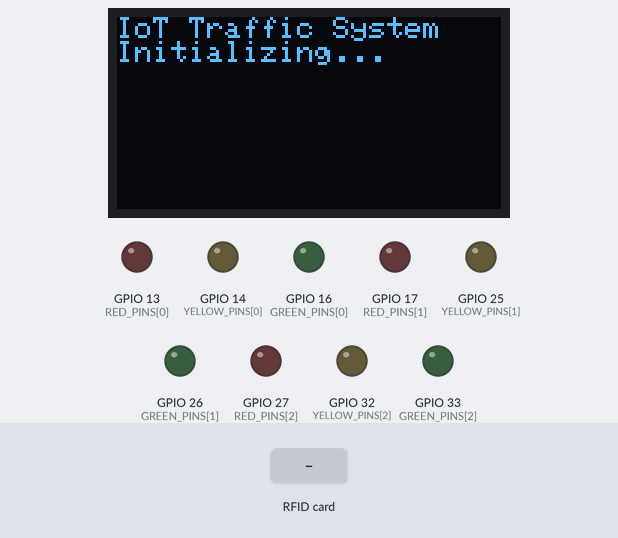
The sketch below on a simulated ESP32. Shown: 128×64 one-colour display, output pins drawn as LEDs (lit = HIGH). Wiring (inferred from the names in the program): 3 × IR receiver: data GPIO 34 / data GPIO 35 / data GPIO 39. The test bench sets the inputs (shaded band). What the sketch prints to the serial monitor is not drawn.

Above: at 1.1 s.
At 6.3 s:
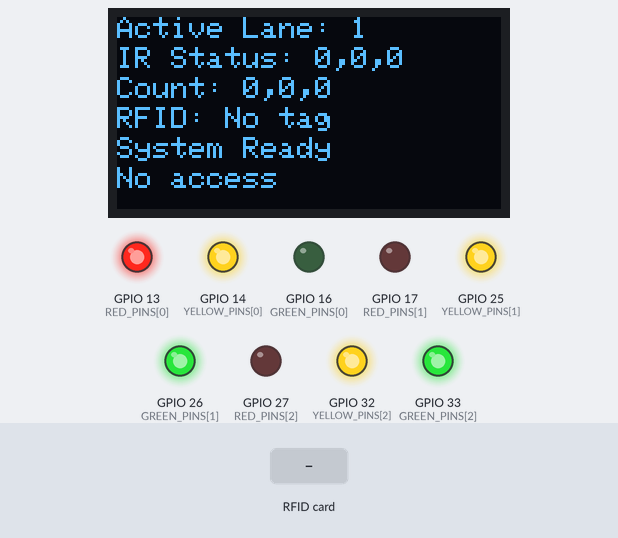
6.4 s: RFID card 99 AA BB CC held to the reader
At 7.0 s:
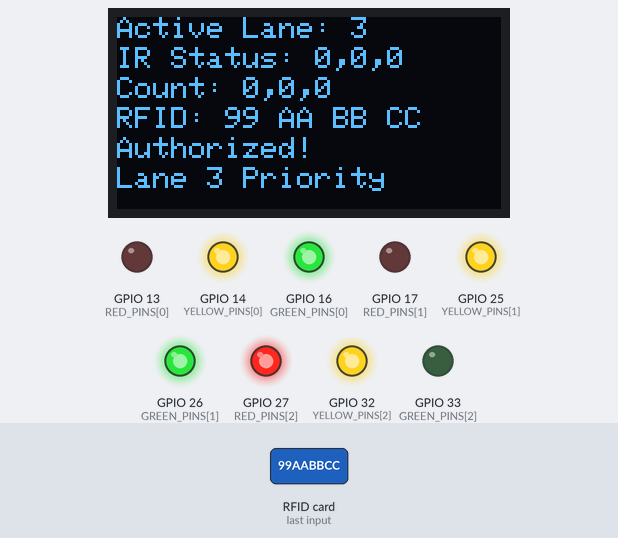
At 23.8 s:
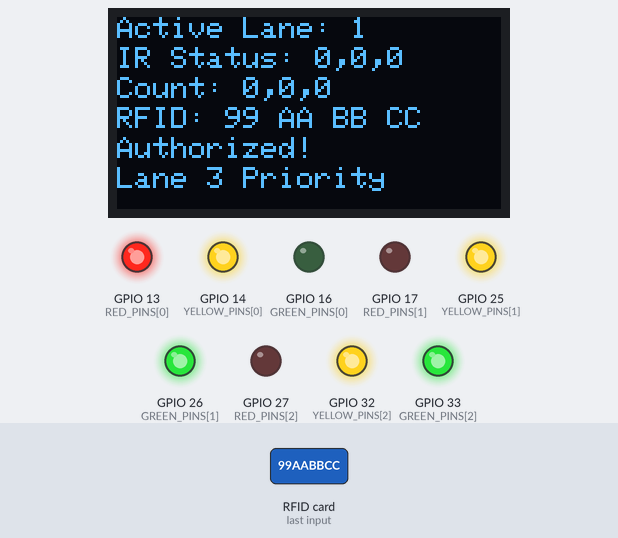
Timing chart, 0 to 56.3 s (numbered marks = the images above; inputs shaded):
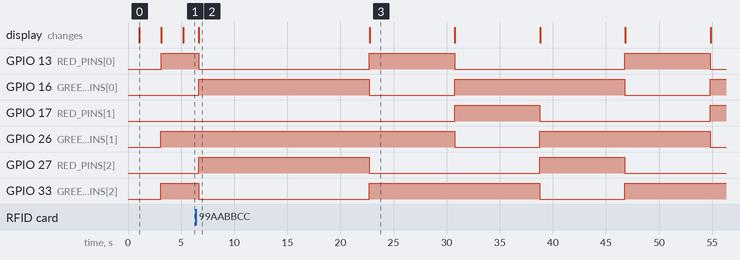

Measured:
- after the input at 6.4 s, the display: changes after 0.28 s (image 2)
- by itself, GPIO 13 (RED_PINS[0]): alternates HIGH for 8.0 s and LOW for 16.1 s
- by itself, GPIO 16 (GREEN_PINS[0]): alternates HIGH for 16.1 s and LOW for 8.0 s
- what the display in image 0 shows lasts 2.0 s, from 1.1 s to 3.1 s
- what the display in image 2 shows lasts 16.0 s, from 6.7 s to 22.7 s

The sketch:

smart_traffic_system.ino
```cpp
#include <Wire.h>
#include <SPI.h>
#include <Adafruit_GFX.h>
#include <Adafruit_SSD1306.h>
#include <MFRC522.h>

// OLED Display Configuration
#define SCREEN_WIDTH 128
#define SCREEN_HEIGHT 64
#define OLED_RESET -1
#define OLED_SDA 21
#define OLED_SCL 22

Adafruit_SSD1306 display(SCREEN_WIDTH, SCREEN_HEIGHT, &Wire, OLED_RESET);

// RFID Configuration
#define RFID_SS 5
#define RFID_RST 4
MFRC522 mfrc522(RFID_SS, RFID_RST);

// IR Sensor Pins
const int IR_PINS[3] = {34, 35, 39};

// Traffic Module Pins
// Lane 1: Red = 13, Yellow = 14, Green = 16
// Lane 2: Red = 17, Yellow = 25, Green = 26
// Lane 3: Red = 27, Yellow = 32, Green = 33

const int RED_PINS[3] = {13, 17, 27};
const int YELLOW_PINS[3] = {14, 25, 32};
const int GREEN_PINS[3] = {16, 26, 33};

const int LANE_COUNT = 3;

// RFID Configuration
const String AUTHORIZED_TAGS[3] = {
  "A1 B2 C3 D4",  // Lane 1 - Replace with your tag UID
  "11 22 33 44",  // Lane 2 - Replace with your tag UID
  "99 AA BB CC"   // Lane 3 - Replace with your tag UID
};

// System Variables
int activeLane = 0;
int priorityLane = -1;
bool laneVehicle[3] = {false, false, false};
int vehicleCount[3] = {0, 0, 0};
String lastRFID = "No tag";
String statusMessage = "System Ready";
String lastTagOwner = "No access";

unsigned long previousCycleTime = 0;
const unsigned long laneCycleTime = 8000;  // 8 seconds per lane
unsigned long previousRfidScanTime = 0;
const unsigned long rfidDebounce = 1500;

void setup() {
  Serial.begin(115200);
  delay(1000);
  Serial.println("\n\nSystem Starting...");

  // Initialize I2C for OLED
  Wire.begin(OLED_SDA, OLED_SCL);

  // Initialize OLED Display
  if (!display.begin(SSD1306_SWITCHCAPVCC, 0x3C)) {
    Serial.println("OLED initialization failed");
    while (true);
  }
  display.clearDisplay();
  display.setTextSize(1);
  display.setTextColor(WHITE);
  display.setCursor(0, 0);
  display.println("IoT Traffic System");
  display.println("Initializing...");
  display.display();
  delay(2000);

  // Initialize SPI for RFID
  SPI.begin(18, 19, 23, RFID_SS);
  mfrc522.PCD_Init();
  Serial.println("RFID Module Initialized");

  // Initialize Traffic Light Pins
  for (int i = 0; i < LANE_COUNT; i++) {
    pinMode(RED_PINS[i], OUTPUT);
    pinMode(YELLOW_PINS[i], OUTPUT);
    pinMode(GREEN_PINS[i], OUTPUT);

    // Turn off all lights initially
    digitalWrite(RED_PINS[i], HIGH);
    digitalWrite(YELLOW_PINS[i], HIGH);
    digitalWrite(GREEN_PINS[i], HIGH);
  }
  Serial.println("Traffic Lights Initialized");

  // Initialize IR Sensor Pins
  for (int i = 0; i < LANE_COUNT; i++) {
    pinMode(IR_PINS[i], INPUT);
  }
  Serial.println("IR Sensors Initialized");

  // Set initial state
  setAllRed();
  activeLane = 0;
  updateTrafficState();

  displayMessage("System Ready", "Waiting for cars");
  delay(2000);

  Serial.println("Setup Complete!");
}

void loop() {
  updateIRStatus();
  readRFID();

  // Priority Lane Logic
  if (priorityLane != -1) {
    activeLane = priorityLane;
    updateTrafficState();

    if (millis() - previousCycleTime > laneCycleTime) {
      priorityLane = -1;
      previousCycleTime = millis();
      Serial.println("Priority mode ended");
    }
  } else {
    // Normal operation - find first lane with vehicle
    int detectedLane = -1;
    for (int i = 0; i < LANE_COUNT; i++) {
      if (laneVehicle[i]) {
        detectedLane = i;
        break;
      }
    }

    if (detectedLane != -1 && detectedLane != activeLane) {
      activeLane = detectedLane;
      updateTrafficState();
      previousCycleTime = millis();
    }

    // Cycle through lanes if no vehicle detected or timer expired
    if (millis() - previousCycleTime > laneCycleTime) {
      previousCycleTime = millis();

      // Find next lane with vehicle
      int nextLane = (activeLane + 1) % LANE_COUNT;
      int attempts = 0;

      while (!laneVehicle[nextLane] && attempts < LANE_COUNT) {
        nextLane = (nextLane + 1) % LANE_COUNT;
        attempts++;
      }

      activeLane = nextLane;
      updateTrafficState();
      Serial.println("Cycling to Lane " + String(activeLane + 1));
    }
  }

  updateOLED();
  delay(200);
}

void initOLED() {
  if (!display.begin(SSD1306_SWITCHCAPVCC, 0x3C)) {
    Serial.println("OLED init failed");
    while (true);
  }
  display.clearDisplay();
  display.display();
}

void displayMessage(String line1, String line2) {
  display.clearDisplay();
  display.setTextSize(1);
  display.setTextColor(WHITE);
  display.setCursor(0, 0);
  display.println(line1);
  display.setCursor(0, 20);
  display.println(line2);
  display.display();
}

void updateOLED() {
  display.clearDisplay();
  display.setTextSize(1);
  display.setTextColor(WHITE);

  // Line 1: Active Lane
  display.setCursor(0, 0);
  display.print("Active Lane: ");
  display.println(activeLane + 1);

  // Line 2: IR Sensor Status
  display.setCursor(0, 10);
  display.print("IR Status: ");
  for (int i = 0; i < LANE_COUNT; i++) {
    display.print(laneVehicle[i] ? "1" : "0");
    if (i < 2) display.print(",");
  }
  display.println("");

  // Line 3: Vehicle Count
  display.setCursor(0, 20);
  display.print("Count: ");
  for (int i = 0; i < LANE_COUNT; i++) {
    display.print(vehicleCount[i]);
    if (i < 2) display.print(",");
  }
  display.println("");

  // Line 4: RFID Info
  display.setCursor(0, 30);
  display.print("RFID: ");
  display.println(lastRFID.substring(0, 11));

  // Line 5: Status Message
  display.setCursor(0, 40);
  display.println(statusMessage);

  // Line 6: Tag Owner
  display.setCursor(0, 50);
  display.println(lastTagOwner);

  display.display();
}

void updateIRStatus() {
  for (int i = 0; i < LANE_COUNT; i++) {
    int value = digitalRead(IR_PINS[i]);
    bool previousState = laneVehicle[i];
    laneVehicle[i] = (value == LOW);  // LOW means object detected

    // Count vehicles (increment when transition from no vehicle to vehicle)
    if (!previousState && laneVehicle[i]) {
      vehicleCount[i]++;
      Serial.println("Vehicle detected in Lane " + String(i + 1) + " - Count: " + String(vehicleCount[i]));
    }
  }
}

void setAllRed() {
  for (int i = 0; i < LANE_COUNT; i++) {
    digitalWrite(RED_PINS[i], LOW);    // Red ON
    digitalWrite(YELLOW_PINS[i], HIGH); // Yellow OFF
    digitalWrite(GREEN_PINS[i], HIGH);  // Green OFF
  }
  Serial.println("All lanes set to RED");
}

void updateTrafficState() {
  for (int i = 0; i < LANE_COUNT; i++) {
    if (i == activeLane) {
      // Active lane: GREEN
      digitalWrite(RED_PINS[i], HIGH);   // Red OFF
      digitalWrite(YELLOW_PINS[i], HIGH); // Yellow OFF
      digitalWrite(GREEN_PINS[i], LOW);  // Green ON
      Serial.println("Lane " + String(i + 1) + " - GREEN");
    } else {
      // Inactive lanes: RED
      digitalWrite(RED_PINS[i], LOW);    // Red ON
      digitalWrite(YELLOW_PINS[i], HIGH); // Yellow OFF
      digitalWrite(GREEN_PINS[i], HIGH);  // Green OFF
      Serial.println("Lane " + String(i + 1) + " - RED");
    }
  }
}

void readRFID() {
  // Check if a new RFID card is present
  if (!mfrc522.PICC_IsNewCardPresent()) {
    return;
  }

  // Try to read the card serial number
  if (!mfrc522.PICC_ReadCardSerial()) {
    return;
  }

  // Debounce RFID reads
  if (millis() - previousRfidScanTime < rfidDebounce) {
    mfrc522.PICC_HaltA();
    mfrc522.PCD_StopCrypto1();
    return;
  }

  previousRfidScanTime = millis();

  // Get the UID as a string
  lastRFID = printUID(mfrc522.uid);
  Serial.println("RFID Tag detected: " + lastRFID);

  // Check if the tag is authorized
  int matchedLane = -1;
  for (int i = 0; i < 3; i++) {
    if (lastRFID == AUTHORIZED_TAGS[i]) {
      matchedLane = i;
      break;
    }
  }

  if (matchedLane != -1) {
    // Authorized tag - give priority to this lane
    priorityLane = matchedLane;
    activeLane = matchedLane;
    statusMessage = "Authorized!";
    lastTagOwner = "Lane " + String(matchedLane + 1) + " Priority";
    previousCycleTime = millis();
    updateTrafficState();
    Serial.println("RFID Authorization: Lane " + String(matchedLane + 1) + " gets priority");
  } else {
    // Unauthorized tag
    statusMessage = "Access Denied!";
    lastTagOwner = "Unauthorized Tag";
    Serial.println("RFID: Unauthorized tag detected");
  }

  // Halt the RFID reader
  mfrc522.PICC_HaltA();
  mfrc522.PCD_StopCrypto1();
}

String printUID(MFRC522::Uid uid) {
  String result = "";
  for (byte i = 0; i < uid.size; i++) {
    if (uid.uidByte[i] < 0x10) {
      result += "0";
    }
    result += String(uid.uidByte[i], HEX);
    if (i != uid.size - 1) {
      result += " ";
    }
  }
  result.toUpperCase();
  return result;
}
```
